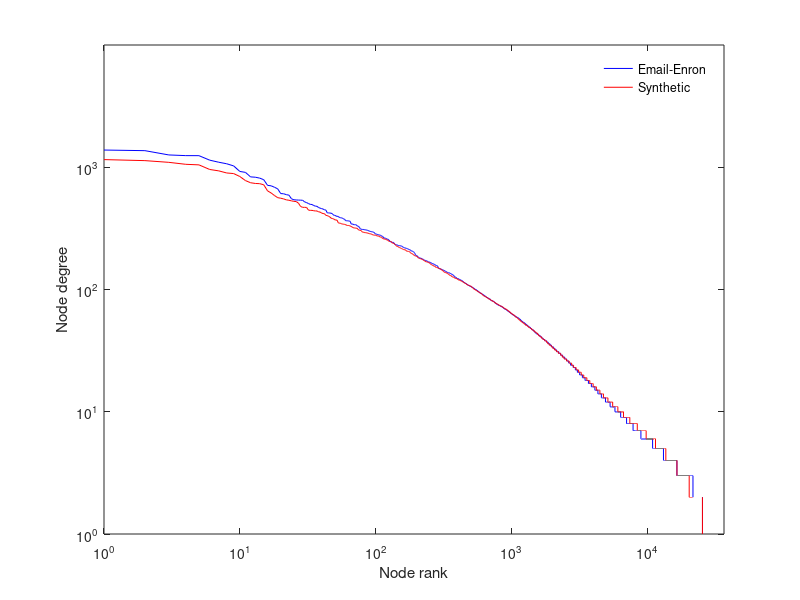

Reproduce this figure in MATLAB. (Note: this script raises an error after producing the figure.)
clc
clear

addpath ../

load email_synthetic_pagerank_results.mat
X2 = X;
degs2 = degs;
load email_pagerank_results.mat
X1 = X;
degs1 = degs;
clear X degs;

alphas = [0.25, 0.5, 0.85];

w = [1:0.2:4];
accs = 10.^(-w);
n = length(X1);
num_alpha = size(X1,2);

degs1 = sort(degs1, 'descend');
degs2 = sort(degs2, 'descend');
%%
clf
    plot( [1:n], degs1, 'b')
    hold on
    plot( [1:n], degs2, 'r');

    xlabel( 'Node rank' )
    ylabel( 'Node degree' )

    legend( 'Email-Enron', 'Synthetic', 'Location', 'NorthEast');
    legend boxoff

    xlim( [1,n] )

    set(gca,'xscale','log');
    set(gca,'yscale','log');
    tickall = [1,1e1,1e2,1e3,1e4,1e5,1e6,1e7,1e8,1e9];
    xlims = xlim;
    xmax = xlims(2);
    set(gca, 'XTick', tickall(tickall < xmax))
    ylims = ylim;
    ymax = ylims(2);
    set(gca, 'YTick', tickall(tickall < ymax))

    set_figure_size([3,2.5]);
    box off;

    print( gcf, [ 'Email-enron-v-synth-degrees',  '.eps' ] , '-depsc2', '-loose');
   
    fprintf( '\n DEG SEQ DONE FOR EMAIL, SYTHETIC EMAIL\n' );
%%
for which_alpha = 1:num_alpha,
    clf
    x1 = X1(:,which_alpha);
    x2 = X2(:,which_alpha);
    x1 = sort(x1,'descend');
    x2 = sort(x2,'descend');
    c1 = 1-cumsum(x1);
    c2 = 1-cumsum(x2);
    AN = zeros( length(accs), 2 );
    for h = 1:length(accs),
        index1 = find( c1 < accs(h), 1 );
        index2 = find( c2 < accs(h), 1 );
        AN( h, 1 ) = index1;
        AN( h, 2 ) = index2;
    end
    plot( 1./accs', AN(:,1), 'b' );
    hold on
    plot( 1./accs', AN(:,2), 'r--' );

    xlabel( '1/\epsilon' )
    ylabel( 'Nonzeros retained' )    
    ylim( [ 1, n] );
    xlim( [ 1e1, 1e4] );
    legend( 'Email-Enron', 'Synthetic', 'Location', 'SouthEast');
    legend boxoff
    
    set(gca,'xscale','log');
    set(gca,'yscale','log');
    tickall = [1,1e1,1e2,1e3,1e4,1e5,1e6,1e7,1e8,1e9];
    xlims = xlim;
    xmax = xlims(2);
    set(gca, 'XTick', tickall(tickall <= xmax))
    ylims = ylim;
    ymax = ylims(2);
    set(gca, 'YTick', tickall(tickall < ymax))

    set_figure_size([3,2.5]);
    box off;
    print( gcf, [ 'Email-enron-v-synth', num2str(which_alpha),'-',num2str(alphas(which_alpha)), '.eps' ] , '-depsc2', '-loose');
end

fprintf( '\n LOCALIZATION DONE FOR EMAIL, SYTHETIC EMAIL\n' );
